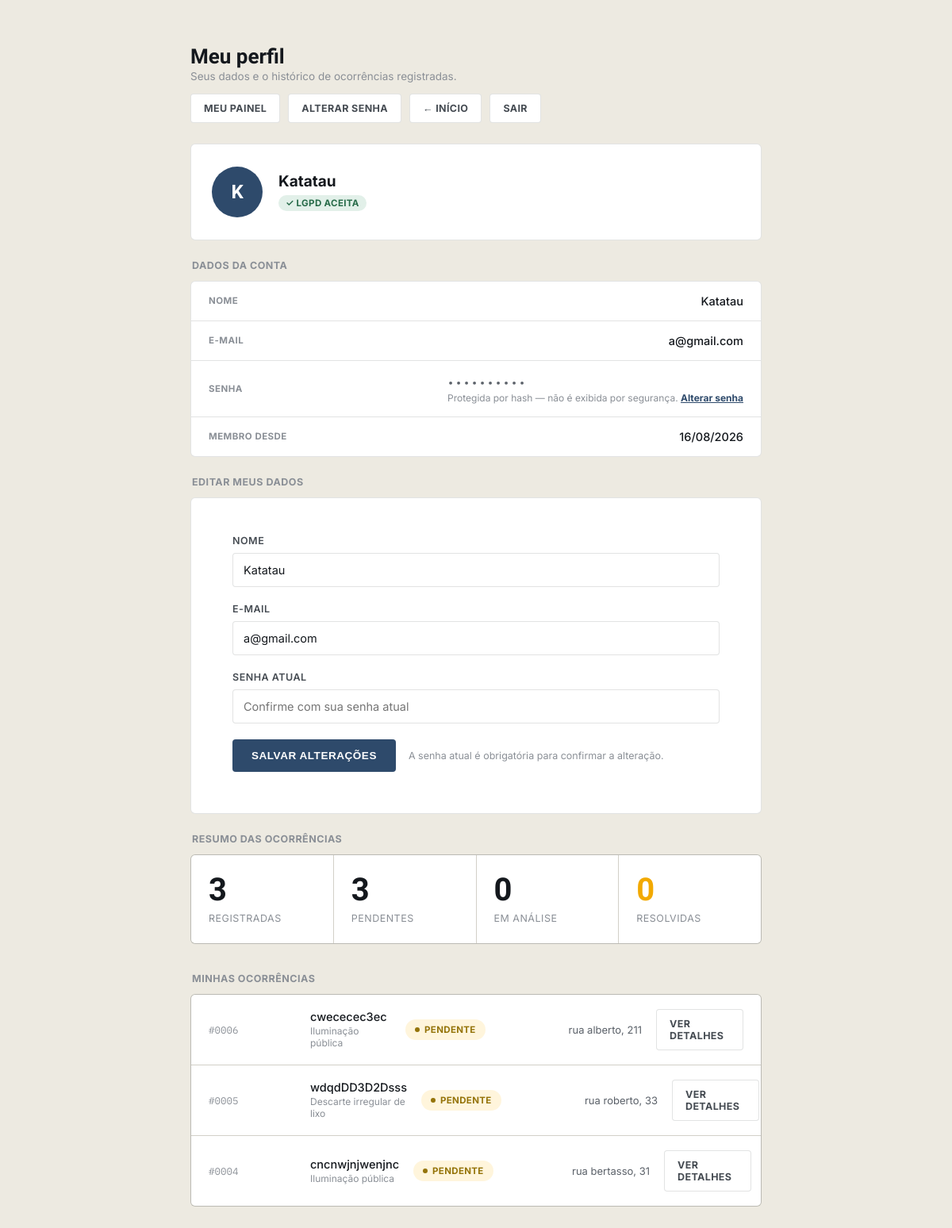
Before: /php/perfil.php (signed in) with the older database file.
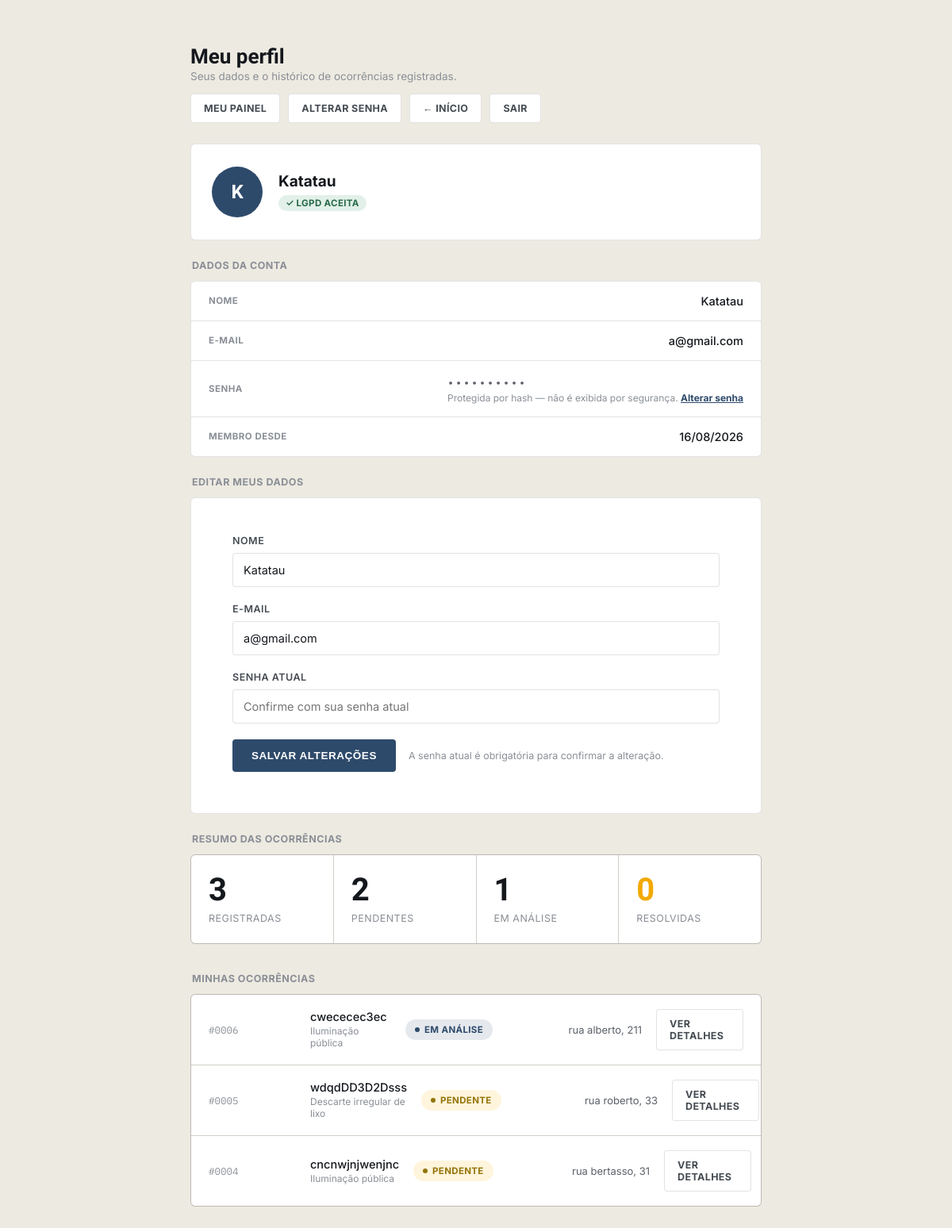
After: the same page with the newer database file.
### tables this page shows
CREATE TABLE `ocorrencias` (
  `id` int(11) NOT NULL,
  `usuario_id` int(11) NOT NULL,
  `categoria` varchar(80) NOT NULL,
  `bairro` varchar(120) NOT NULL,
  `endereco` varchar(200) NOT NULL,
  `descricao` text NOT NULL,
  `foto_path` varchar(255) DEFAULT NULL,
  `status` enum('pendente','em_analise','resolvido') NOT NULL DEFAULT 'pendente',
  `recado_adm` text DEFAULT NULL,
  `recado_atualizado_em` datetime DEFAULT NULL,
  `criado_em` datetime NOT NULL DEFAULT current_timestamp(),
  `atualizacao_vista` tinyint(1) NOT NULL DEFAULT 1
);

### php/perfil.php (the view, shortened to what the changed rows need)
<?php
require __DIR__ . '/config.php';
$ehAdmin = (isset($_SESSION['tipo']) ? $_SESSION['tipo'] : 'cidadao') === 'admin';
if ($ehAdmin) {
    $ocorrencias = [];
    $total = $pendentes = $emAnalise = $resolvidas = 0;
} else {
    $stmt = $pdo->prepare('SELECT id, categoria, bairro, endereco, descricao, status, criado_em FROM ocorrencias WHERE usuario_id = ? ORDER BY criado_em DESC');
    $stmt->execute([$_SESSION['usuario_id']]);
    $ocorrencias = $stmt->fetchAll();
    $total      = count($ocorrencias);
    $pendentes  = 0;
    $emAnalise  = 0;
    $resolvidas = 0;
    foreach ($ocorrencias as $o) {
        if ($o['status'] === 'pendente')   $pendentes++;
        if ($o['status'] === 'em_analise') $emAnalise++;
    }
}
$statusInfo = [
    'pendente'    => ['label' => 'Pendente',    'classe' => 'pendente'],
    'em_analise'  => ['label' => 'Em análise',  'classe' => 'analise'],
    'resolvido'   => ['label' => 'Resolvido',   'classe' => 'resolvido'],
];
?>
<!DOCTYPE html>
<html lang="pt-BR">
<head>
<link rel="stylesheet" href="../style.css">
</head>
<body style="background:var(--concrete);">
<div class="perfil-wrap">
  <div class="perfil-top">
    <div>
      <h1>Meu perfil</h1>
    </div>
  </div>
  <?php if (!$ehAdmin): ?>
  <div class="section-label">Resumo das ocorrências</div>
  <div class="stats-grid">
    <div class="stat">
      <div class="num"><?= $total ?></div>
      <div class="label">Registradas</div>
    </div>
    <div class="stat">
      <div class="num"><?= $pendentes ?></div>
      <div class="label">Pendentes</div>
    </div>
    <div class="stat">
      <div class="num"><?= $emAnalise ?></div>
      <div class="label">Em análise</div>
    </div>
    <div class="stat accent">
      <div class="num"><?= $resolvidas ?></div>
      <div class="label">Resolvidas</div>
    </div>
  </div>
  <div class="section-label">Minhas ocorrências</div>
  <?php if (empty($ocorrencias)): ?>
    <div class="empty-state">
      Você ainda não registrou nenhuma ocorrência.
      <br><a href="Registrar.php" style="color:var(--municipal); font-weight:700;">Registrar a primeira</a>
    </div>
  <?php else: ?>
    <div class="card-list">
      <?php foreach ($ocorrencias as $o): ?>
        <?php $info = $statusInfo[$o['status']]; ?>
        <div class="occ-card">
          <span class="proto-id mono">#<?= str_pad($o['id'], 4, '0', STR_PAD_LEFT) ?></span>
          <span class="desc"><?= htmlspecialchars($o['descricao']) ?><span class="cat"><?= htmlspecialchars($o['categoria']) ?></span></span>
          <span class="pill <?= $info['classe'] ?>"><?= $info['label'] ?></span>
          <span class="bairro"><?= htmlspecialchars($o['endereco']) ?></span>
          <a class="btn-line" style="justify-self:end;" href="ocorrencia.php?id=<?= $o['id'] ?>">Ver detalhes</a>
        </div>
      <?php endforeach; ?>
    </div>
  <?php endif; ?>
  <?php endif; ?>
</div>
</body>
</html>

Changed rows visible on the page:
changed ocorrencias "cwececec3ec": status "PENDENTE" → "EM ANÁLISE"
Other visible differences:
$pendentes: "3" → "2"
$emAnalise: "0" → "1"
